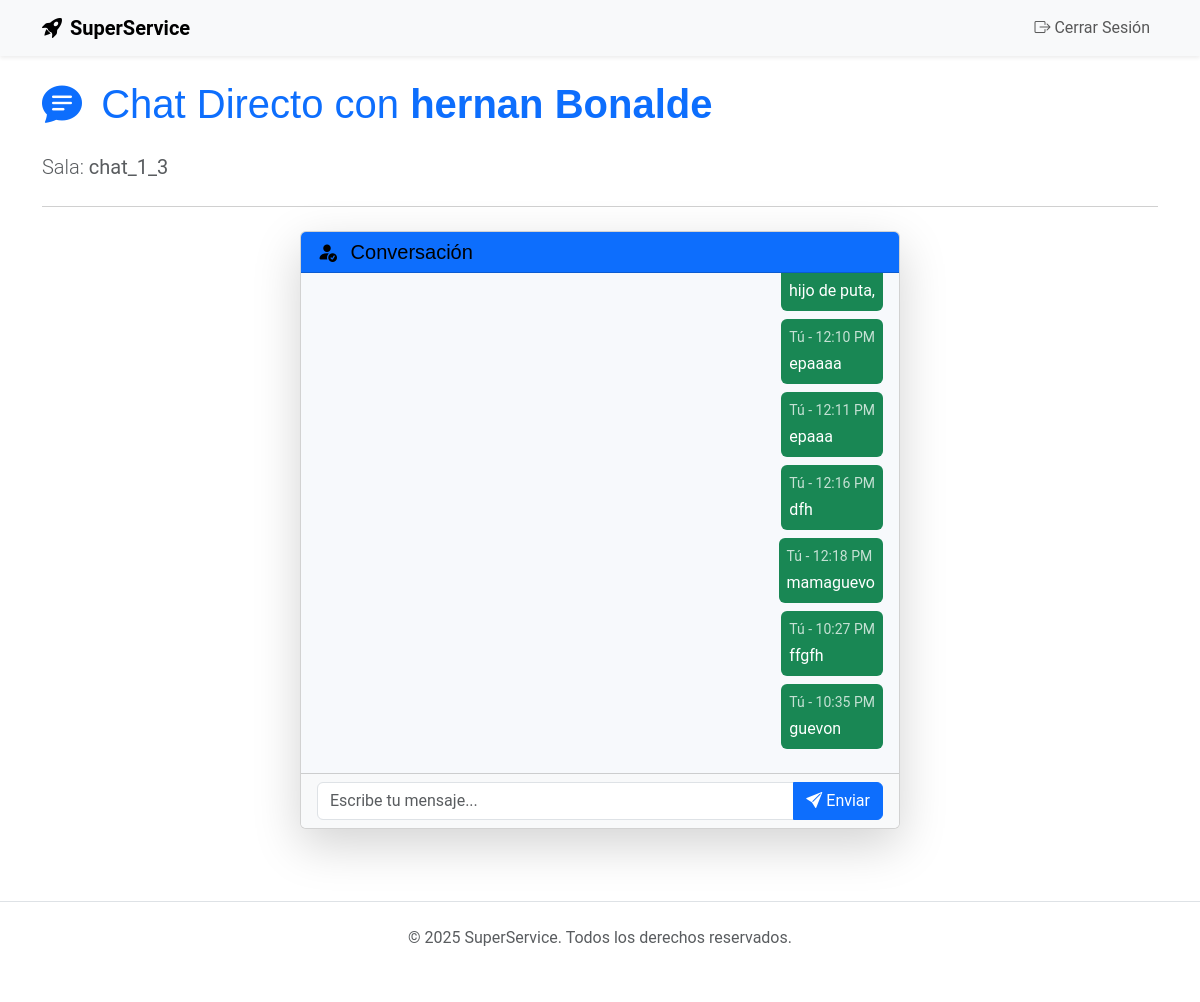
Page /usuarios/chat/3/ (signed in) on the committed database.
### usuarios/models.py (models this page shows, shortened)
class UsuarioPersonalizado(AbstractUser):
    ROL_CHOICES = (
        ('cliente', 'Cliente'),
        ('conductor', 'Conductor de Viajes'),
        ('repartidor_domicilios', 'Repartidor de Domicilios'),
        ('administrador', 'Administrador'),
    )
    rol = models.CharField(max_length=30, choices=ROL_CHOICES, default='cliente')
    telefono = models.CharField(max_length=15, unique=True, blank=True, null=True)
    disponible = models.BooleanField(default=False) # Para conductores/repartidores

class ChatRoom(models.Model):
    participantes = models.ManyToManyField(UsuarioPersonalizado, related_name='chat_rooms')
    room_name = models.CharField(max_length=255, unique=True)
    timestamp_creacion = models.DateTimeField(auto_now_add=True)

class Mensaje(models.Model):
    room = models.ForeignKey(ChatRoom, on_delete=models.CASCADE, related_name='mensajes')
    autor = models.ForeignKey(
        UsuarioPersonalizado,
        on_delete=models.CASCADE,
        related_name='mensajes_chat_enviados'
    )
    contenido = models.TextField()
    timestamp = models.DateTimeField(auto_now_add=True)
    class Meta:
        ordering = ['timestamp']

### usuarios/views.py (the view)
# urls.py: path('chat/<int:user_id>/', views.chat_room_view, name='chat_room'),
@login_required
def chat_room_view(request, user_id):
    user = request.user
    usuario_objetivo = UsuarioPersonalizado.objects.get(pk=user_id)
    participantes_ids = sorted([user.pk, usuario_objetivo.pk])
    room_name = f'chat_{participantes_ids[0]}_{participantes_ids[1]}'
    chat_room, created = ChatRoom.objects.get_or_create(
        room_name=room_name
    )
    if created or not chat_room.participantes.filter(pk=user.pk).exists():
        chat_room.participantes.add(user, usuario_objetivo)
    historial = Mensaje.objects.filter(room=chat_room).order_by('timestamp')
    context = {
        'room_name_js': room_name, # <-- CRÍTICO para el WebSocket
        'usuario_objetivo': usuario_objetivo,
        'historial': historial,
    }
    return render(request, 'usuarios/chat_room.html', context)

### templates/usuarios/chat_room.html (shortened to what this page needs)
{% extends "base.html" %}
{% load static %}
{% load humanize %}
{% load crispy_forms_tags %}
{% block content %}
<div class="container py-4">
    <h1 class="mb-4 text-primary">
        <i class="bi bi-chat-text-fill me-2"></i> Chat Directo con
        <span class="fw-bold">{{ usuario_objetivo.get_full_name|default:usuario_objetivo.username }}</span>
    </h1>
    <p class="lead text-muted">Sala: <strong>{{ room_name_js }}</strong></p>
    <hr class="my-4">
    <div class="card shadow-lg mx-auto" style="max-width: 600px;">
        <div class="card-header bg-primary text-white">
            <h5 class="mb-0"><i class="bi bi-person-fill-check me-2"></i> Conversación</h5>
        </div>
        <div class="card-body" id="chat-window" style="max-height: 500px; overflow-y: scroll; background-color: #f7f9fc;">
            <div id="chat-log-django">
                {% for mensaje in historial %}
                    <div class="d-flex
                        {% if mensaje.autor == request.user %}justify-content-end{% else %}justify-content-start{% endif %} mb-2">
                        <div class="p-2 rounded
                            {% if mensaje.autor == request.user %}bg-success text-white{% else %}bg-light border{% endif %}"
                            style="max-width: 85%;">
                            <small class="d-block mb-1 opacity-75
                                {% if mensaje.autor == request.user %}text-white{% else %}text-muted{% endif %}">
                                {% if mensaje.autor == request.user %}Tú{% else %}{{ mensaje.autor.username }}{% endif %}
                                - {{ mensaje.timestamp|date:"h:i A" }}
                            </small>
                            <p class="mb-0">{{ mensaje.contenido }}</p>
                        </div>
                    </div>
                {% empty %}
                    <p class="text-center text-muted mt-5">Inicia una conversación con {{ usuario_objetivo.username }}.</p>
                {% endfor %}
            </div>
        </div>
        <div class="card-footer bg-light">
            <div class="input-group">
                <input type="text"
                    class="form-control"
                    id="chat-message-input"
                    placeholder="Escribe tu mensaje..."
                    autocomplete="off"
                    rows="1">
                <button id="chat-message-submit" type="button" class="btn btn-primary">
                    <i class="bi bi-send-fill"></i> Enviar
                </button>
            </div>
        </div>
    </div>
</div>
{% endblock %}

### templates/base.html (style rules this page uses)
:root { --yummy-green: #379654; --yummy-dark-green: #2d7a44; --yummy-light-green: #90d8a5; }
html, body { height: 100%; min-height: 100%; }

### rows in the picture
UsuarioPersonalizado: get_full_name "hernan Bonalde"
ChatRoom: room_name "chat_1_3"
Mensaje: contenido "hijo de puta,"
Mensaje: shows "Tú", timestamp "12:10 PM", contenido "epaaaa"
Mensaje: shows "Tú", timestamp "12:11 PM", contenido "epaaa"
Mensaje: shows "Tú", timestamp "12:16 PM", contenido "dfh"
Mensaje: shows "Tú", timestamp "12:18 PM", contenido "mamaguevo"
Mensaje: shows "Tú", timestamp "10:27 PM", contenido "ffgfh"
Mensaje: shows "Tú", timestamp "10:35 PM", contenido "guevon"
